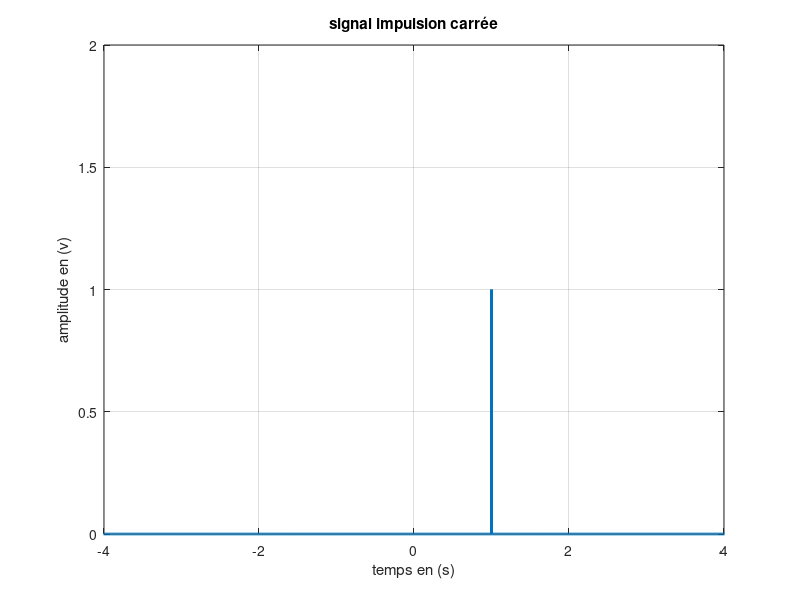
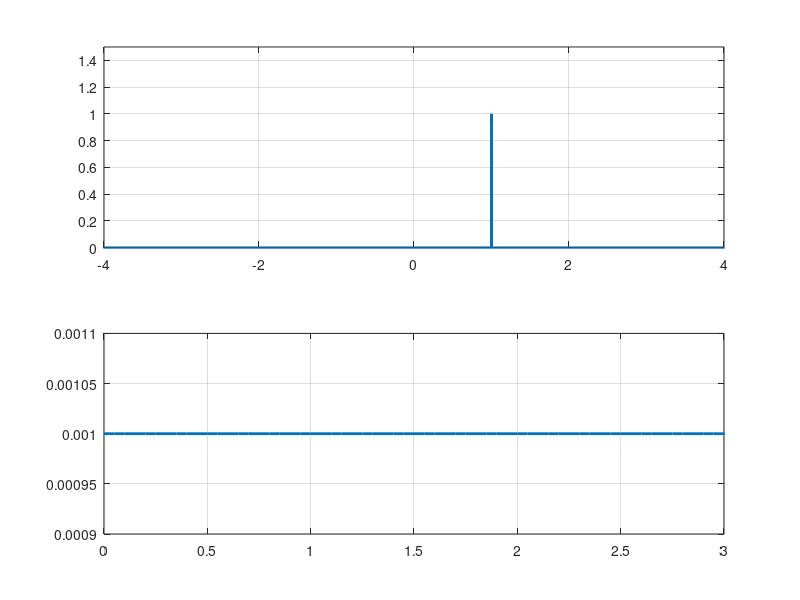
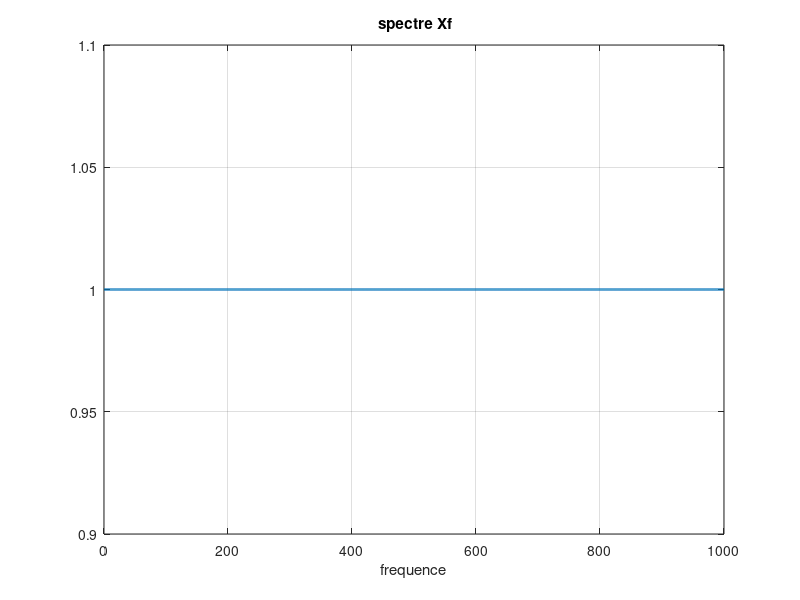
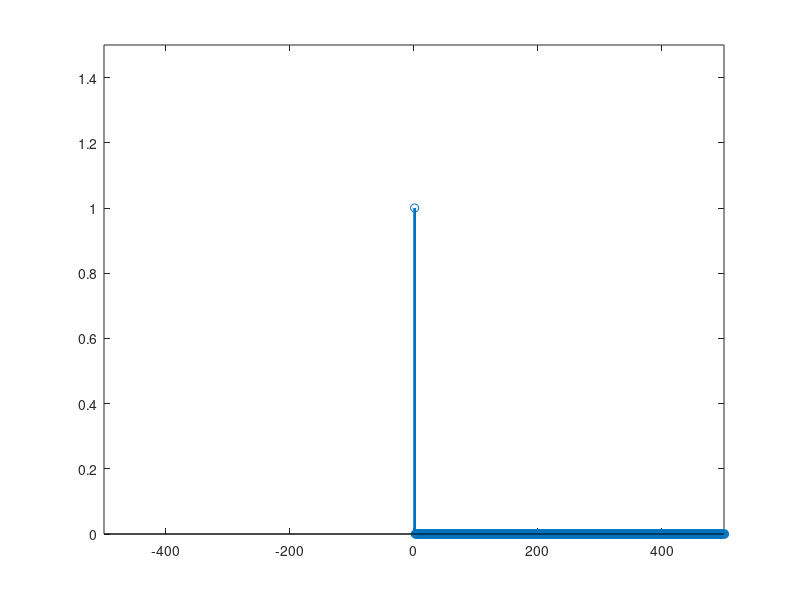

The MATLAB source for these figures, in order:
clc;clear;close all;
%construire le signal impulsion carré
Fe=1000 ; %Fréquence d'échantillonnage
t=-10:1/Fe:10; %echelle temps allant de -10 à +10 avec 1000 points entre chaque seconde
p=zeros(size(t)); % remplissage par des zeros
id=find((t>=1)&(t<=1));%détection des points de t allant de -1 à +1
p(id)=1;% construction d'une impulsion carré de -1 à 1
figure(1);plot(t,p,'LineWidth',2); grid;axis([-4 4 0 2]);
xlabel('temps en (s)');ylabel('amplitude en (v)');title('signal impulsion carrée');
sp_p=abs(fft(p));%calcul du module de la transformée de fourier
sp_p=sp_p/1000;%normalisation de l'amplitude du spectre
fr=linspace(0,Fe,length(p));% axe des fréquences
figure(2);subplot(211);plot(t,p,'LineWidth',2);
grid;
axis([-4 4 0 1.5]);%limitation de l'echelle des amplitude à 1,5
subplot(212),plot(fr,sp_p,'LineWidth',2);grid;
axis([ 0 3 min(sp_p) max(sp_p)]);%visualisation du spectre jusqu'à 3Hz
t=-10:1/Fe:10;
fr=linspace(0,Fe,length(t));
Xf=ones(size(fr));%X(f)
figure(3)
plot(fr,Xf,'LineWidth',2)
xlabel('frequence')
title(' spectre Xf')
grid
xt=ifft(Xf);figure(4);
stem(xt,'LineWidth',2)
axis([ -500 500 0 1.5 ]);
